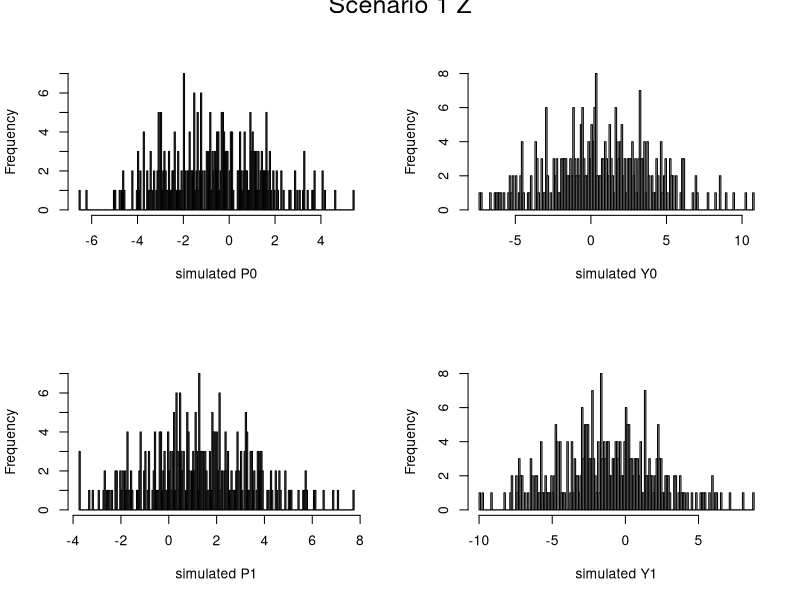
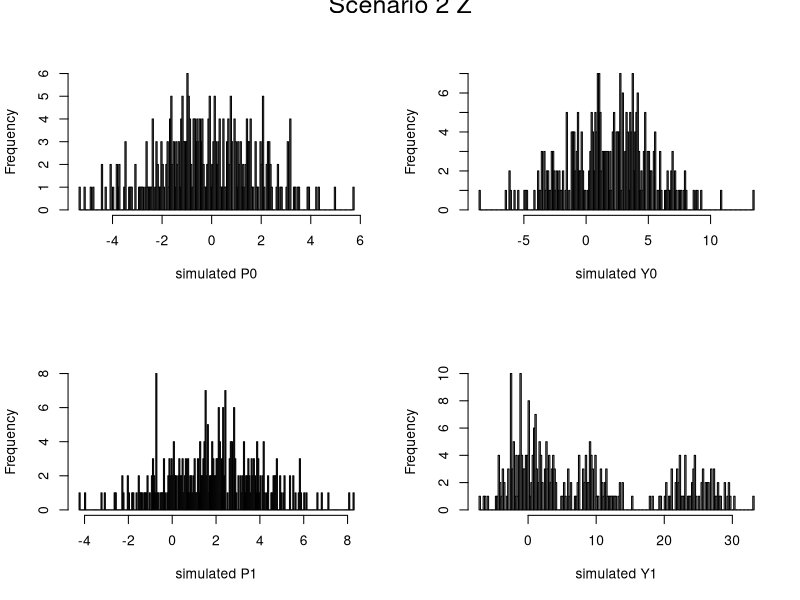
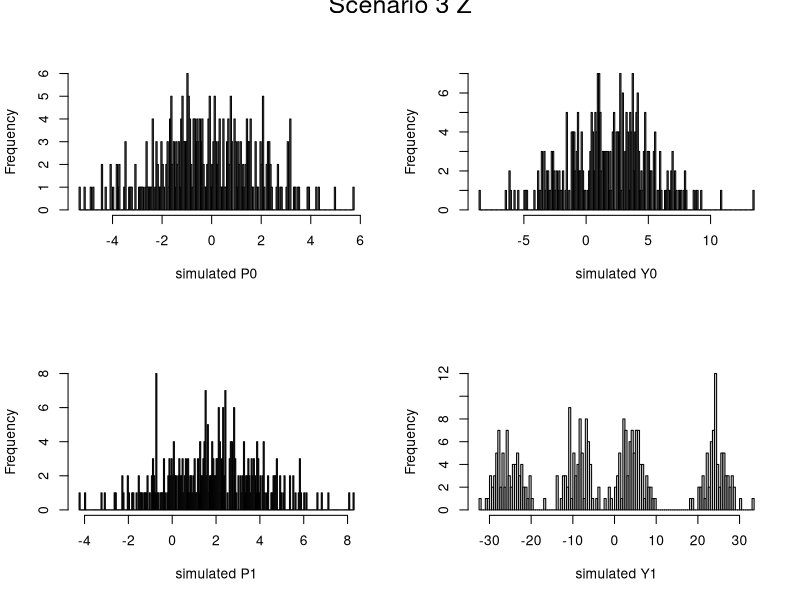

These charts were generated, in order, by the following R code: (Note: this script raises an error after producing the figures.)
P <- 7      # Num of predictors
n <- 300
c <- 1
samples <- 20

sim_1_z <- function(seed, n){
  
  # set seed for reproducibility
  set.seed(seed)
  cov <- list()
  for(i in 1:P){
    cov[[i]] <- rnorm(n,0,1)
  }
  X <- do.call(cbind, cov)
  X <- cbind(1,X)
  
  reg1 <- ifelse(X[,1]< 0, 1, -1 )
  reg2 <- ifelse(X[,2]< 0, -1, 1 )
  
  Tr <- rbinom(n, 1, pnorm(0.5+reg1+reg2-0.5*abs(X[,3]-1)+1.5*X[,4]*X[,5])) # exposure model
  
  P_err <- rnorm(n, 0, 0.1)
  P_1 <- 0.5*reg1 + 0.5*reg2 + 1*2 + (X[,3]+1) + 1.5*X[,4] - exp(0.3*X[,5]) + (X[,5]) + P_err
  P_0 <- 0.5*reg1 + 0.5*reg2 + (0)*2 + (X[,3]+1) + 1.5*X[,4] - exp(0.3*X[,5]) + 1*(0)*(X[,5]) + P_err
  P_mis <- ifelse(Tr==0, P_1, P_0)
  P_obs <- ifelse(Tr==1, P_1, P_0)
  
  
  S <- P_1-P_0 
  
  Y_err <- rnorm(n, 0, 0.3)
  Y_1 <- 1*reg1+1.5*reg2-(S)*1+2*abs(X[,3]+1)   + 2*X[,4]+ exp(0.5*X[,5])-0.5*abs(X[,6]) - 1*abs(X[,7]+1)+Y_err
  Y_0 <- 1*reg1+1.5*reg2-(S)*(0)+2*abs(X[,3]+1) + 2*X[,4]+ exp(0.5*X[,5])-0.5*abs(X[,6]) - 1*abs(X[,7]+1)+Y_err
  Y_mis <- ifelse(Tr==0, Y_1, Y_0)
  Y_obs <- ifelse(Tr==1, Y_1, Y_0)
  
  # save all the information as a list
  return(list(
    data = list(X = X, Tr = Tr, 
                P_obs = P_obs, 
                Y_obs = Y_obs
    ),
    simulated_full = list(P_0 = P_0,
                          P_1 = P_1,
                          Y_0 = Y_0,
                          Y_1 = Y_1)))
}

sim_2_z <- function(seed, n){
  
  # set seed for reproducibility
  set.seed(seed)
  cov <- list()
  for(i in 1:P){
    cov[[i]] <- rnorm(n,0,1)
  }
  X <- do.call(cbind, cov)
  X <- cbind(1,X)
  
  reg1 <- ifelse(X[,2]< 0, 1, -1 )
  reg2 <- ifelse(X[,3]< 0, -1, 1 )
  
  Tr <- rbinom(n, 1, pnorm(0.5+reg1+reg2-0.5*abs(X[,4]-1)+1.5*X[,5]*X[,6])) # exposure model
  
  P_err <- rnorm(n, 0, 0.1)
  P_1 <- 0.5*reg1 + 0.5*reg2 + 1*2 + (X[,4]+1) + 1.5*X[,5] - exp(0.3*X[,6]) + (X[,6]) + P_err
  P_0 <- 0.5*reg1 + 0.5*reg2 + (0)*2 + (X[,4]+1) + 1.5*X[,5] - exp(0.3*X[,6]) + 1*(0)*(X[,6]) + P_err
  P_mis <- ifelse(Tr==0, P_1, P_0)
  P_obs <- ifelse(Tr==1, P_1, P_0)
  
  # Cluster allocation
  V <- matrix(ifelse(reg1 == 1 & reg2 == 1, 1,
                     ifelse(reg1 == -1 & reg2 == -1, 3, 2)), 
              ncol = 1)
  
  S <- P_1-P_0 
  
  Y_err <- rnorm(n, 0, 0.3)
  Y_1 <- ifelse(V == 1, 4*reg1 + 6*reg2,    
                ifelse(V == 2, 1*reg1 + 1.5*reg2,  
                       (-10)*reg1 + (-15)*reg2)) +  
    -(S)*1 + 2*abs(X[,4] + 1) + 2*X[,5] + exp(0.5*X[,6]) - 0.5*abs(X[,7]) - 1*abs(X[,8] + 1) + Y_err
  Y_0 <- 1*reg1+1.5*reg2-(S)*(0)+2*abs(X[,4]+1) + 2*X[,5]+ exp(0.5*X[,6])-0.5*abs(X[,7]) - 1*abs(X[,8]+1)+Y_err
  Y_mis <- ifelse(Tr==0, Y_1, Y_0)
  Y_obs <- ifelse(Tr==1, Y_1, Y_0)
  
  # save all the information as a list
  return(list(
    data = list(X = X, Tr = Tr, 
                P_obs = P_obs, 
                Y_obs = Y_obs
    ),
    simulated_full = list(P_0 = P_0,
                          P_1 = P_1,
                          Y_0 = Y_0,
                          Y_1 = Y_1)))
}


sim_3_z <- function(seed, n){
  
  # set seed for reproducibility
  set.seed(seed)
  cov <- list()
  for(i in 1:P){
    cov[[i]] <- rnorm(n,0,1)
  }
  X <- do.call(cbind, cov)
  X <- cbind(1,X)
  
  reg1 <- ifelse(X[,2]< 0, 1, -1 )
  reg2 <- ifelse(X[,3]< 0, -1, 1 )
  
  Tr <- rbinom(n, 1, pnorm(0.5+reg1+reg2-0.5*abs(X[,4]-1)+1.5*X[,5]*X[,6])) # exposure model
  
  P_err <- rnorm(n, 0, 0.1)
  P_1 <- 0.5*reg1 + 0.5*reg2 + 1*2 + (X[,4]+1) + 1.5*X[,5] - exp(0.3*X[,6]) + (X[,6]) + P_err
  P_0 <- 0.5*reg1 + 0.5*reg2 + (0)*2 + (X[,4]+1) + 1.5*X[,5] - exp(0.3*X[,6]) + 1*(0)*(X[,6]) + P_err
  P_mis <- ifelse(Tr==0, P_1, P_0)
  P_obs <- ifelse(Tr==1, P_1, P_0)
  
  # Cluster allocation
  V <- matrix(ifelse(reg1 == 1 & reg2 == 1, 1,
                     ifelse(reg1 == -1 & reg2 == -1, 4, 
                            ifelse(reg1 == 1 & reg2 == -1, 2,3))), 
              ncol = 1)
  
  S <- P_1-P_0 
  
  Y_err <- rnorm(n, 0, 0.3)
  Y_1 <- ifelse(V == 1, 10*reg1 + 15*reg2,    
                ifelse(V == 2, 5*reg1 + 0.5*reg2,
                       ifelse(V==3, 10*reg1 + 1*reg2,
                              (10)*reg1 + (15)*reg2))) +  
    -(S)*1 + 2*abs(X[,4] + 1) + 2*X[,5] + exp(0.5*X[,6]) - 0.5*abs(X[,7]) - 1*abs(X[,8] + 1) + Y_err
  Y_0 <- 1*reg1+1.5*reg2-(S)*(0)+2*abs(X[,4]+1) + 2*X[,5]+ exp(0.5*X[,6])-0.5*abs(X[,7]) - 1*abs(X[,8]+1)+Y_err
  Y_mis <- ifelse(Tr==0, Y_1, Y_0)
  Y_obs <- ifelse(Tr==1, Y_1, Y_0)
  
  # save all the information as a list
  return(list(
    data = list(X = X, Tr = Tr, 
                P_obs = P_obs, 
                Y_obs = Y_obs
    ),
    simulated_full = list(P_0 = P_0,
                          P_1 = P_1,
                          Y_0 = Y_0,
                          Y_1 = Y_1)))
}



scenario_1_z <- lapply(1:samples, function(c) sim_1_z(seed = c, n = n))
scenario_2_z <- lapply(1:samples, function(c) sim_2_z(seed = c, n = n))
scenario_3_z <- lapply(1:samples, function(c) sim_3_z(seed = c, n = n))

plot_sim <- function(scenario,title){
  par(mfrow=c(2,2))
  hist(scenario$simulated_full$P_0, breaks = 200, main=NULL, xlab="simulated P0")
  hist(scenario$simulated_full$Y_0, breaks = 200, main=NULL, xlab="simulated Y0")
  hist(scenario$simulated_full$P_1, breaks = 200, main=NULL, xlab="simulated P1")
  hist(scenario$simulated_full$Y_1, breaks = 200, main=NULL, xlab="simulated Y1")
  mtext(title, side=3, outer=TRUE, line=-1, cex=1.5)
}
plot_sim(scenario=scenario_1_z[[1]],title="Scenario 1 Z")
plot_sim(scenario=scenario_2_z[[1]],title="Scenario 2 Z")
plot_sim(scenario=scenario_3_z[[1]],title="Scenario 3 Z")



library(parallel)

Gibbs_parallel_Zigler<- function(data, R=5000, burnin=5000, dim_cluster=10){
  
  return(StrataBayes_Gibbs(X=data[["data"]][["X"]],
                           X_w=data[["data"]][["X"]], 
                           Tr=data[["data"]][["Tr"]], 
                           P=data[["data"]][["P_obs"]],
                           Y=data[["data"]][["Y_obs"]],
                           sigma_beta=NULL, mu_beta=NULL, 
                           gamma_1=1, gamma_2=1,
                           lambda_eta=NULL, mu_eta=NULL,
                           gamma_y_1=1, gamma_y_2=1,
                           mu_eps = NULL, sigma_eps = NULL,
                           R=R, burnin=burnin,
                           dim_cluster=dim_cluster))
}


model_1_zigler <- mclapply(scenario_1_z, Gibbs_parallel_Zigler,
                            R=5000, burnin=5000,
                            dim_cluster=10,
                            mc.cores = 5)
model_2_zigler <- mclapply(scenario_2_z, Gibbs_parallel_Zigler,
                           R=5000, burnin=5000,
                           dim_cluster=10,
                           mc.cores = 5)
model_3_zigler <- mclapply(scenario_3_z, Gibbs_parallel_Zigler,
                           R=5000, burnin=5000,
                           dim_cluster=10,
                           mc.cores = 5)


#############################################################################

# bias and MSE estimation 

bias_funct<-function(data_sim, model_est){
  
  samples= length(model_est)
  
  ATE_Y <- sapply(1:samples, function(s)
    mean(data_sim[[s]]$simulated_full$Y_1 - data_sim[[s]]$simulated_full$Y_0 -
           (apply(model_est[[s]]$Y1_POST,1, median)-
              apply(model_est[[s]]$Y0_POST,1, median))))
  ATE_P <- sapply(1:samples, function(s)
    mean(data_sim[[s]]$simulated_full$P_1 - data_sim[[s]]$simulated_full$P_0 -
           (apply(model_est[[s]]$P1_POST,1, median)-
              apply(model_est[[s]]$P0_POST,1, median))))
  bias_P0 <- sapply(1:samples, function(s)
    mean(data_sim[[s]]$simulated_full$P_0 - apply(model_est[[s]]$P0_POST,1, median)))
  bias_P1 <- sapply(1:samples, function(s)
    mean(data_sim[[s]]$simulated_full$P_1 - apply(model_est[[s]]$P1_POST,1, median))) 
  bias_Y0 <- sapply(1:samples, function(s)
    mean(data_sim[[s]]$simulated_full$Y_0 - apply(model_est[[s]]$Y0_POST,1, median)))
  bias_Y1 <- sapply(1:samples, function(s)
    mean(data_sim[[s]]$simulated_full$Y_1 - apply(model_est[[s]]$Y1_POST,1, median)))
  
  return(list(bias_ATE_Y = ATE_Y, bias_ATE_P = ATE_P, 
              bias_P0 = bias_P0, bias_P1=bias_P1, 
              bias_Y0=bias_Y0, bias_Y1=bias_Y1))
}

bias_1_z = bias_funct(data_sim = scenario_1_z, 
                      model_est=model_1_zigler)
bias_2_z = bias_funct(data_sim = scenario_2_z, 
                      model_est=model_2_zigler)
bias_3_z = bias_funct(data_sim = scenario_3_z, 
                      model_est=model_3_zigler)

boxplot_func <-function(data, name_bias, dim_setttings){
  colour_palette=c("#FAD401","#E09600","#E06100","#E02700","#FA31E5","#B600FA","#5D00F5")
  
  boxplot(bias ~ set, data=data, 
          main=name_bias, ylab="bias", xlab="Scenarios",
          col=colour_palette[1:dim_setttings])
  abline(h=0, col="green")
}

boxplot_allbias<-function(biases){
  
  dim_setttings=length(biases)
  
  bias_ATE_Y_all <- cbind(bias=c(sapply(biases, function(j) j$bias_ATE_Y)), 
                          set=rep(1:dim_setttings, each=samples))
  bias_ATE_P_all <- cbind(bias=c(sapply(biases, function(j) j$bias_ATE_P)), 
                          set=rep(1:dim_setttings, each=samples))
  bias_P0_all <- cbind(bias=c(sapply(biases, function(j) j$bias_P0)), 
                       set=rep(1:dim_setttings, each=samples))
  bias_P1_all <- cbind(bias=c(sapply(biases, function(j) j$bias_P1)), 
                       set=rep(1:dim_setttings, each=samples))
  bias_Y0_all <- cbind(bias=c(sapply(biases, function(j) j$bias_Y0)), 
                       set=rep(1:dim_setttings, each=samples))
  bias_Y1_all <- cbind(bias=c(sapply(biases, function(j) j$bias_Y1)), 
                       set=rep(1:dim_setttings, each=samples))
  
  par(mfrow=c(2,3))
  boxplot_func(data=bias_P0_all, 
               name_bias="bias P0", 
               dim_setttings)
  boxplot_func(data=bias_P1_all, 
               name_bias="bias P1", 
               dim_setttings)
  boxplot_func(data=bias_ATE_P_all, 
               name_bias="bias ATE P", 
               dim_setttings)
  boxplot_func(data=bias_Y0_all, 
               name_bias="bias Y0", 
               dim_setttings)
  boxplot_func(data=bias_Y1_all, 
               name_bias="bias Y1", 
               dim_setttings)
  boxplot_func(data=bias_ATE_Y_all, 
               name_bias="bias ATE Y", 
               dim_setttings)
}


boxplot_allbias(biases=list(bias_1, bias_2_correct, bias_2_all, bias_1_z,bias_2_z, bias_3_z))


##############################################################################

# clusters analysis

cluster_estimated<-function(estimation){
  
  V0_vi_clusters <- sapply(1:samples, function(i) 
    max(estimation[[i]]$estimation_partition_V0$cluster_post_vi))
  V0_binder_clusters <- sapply(1:samples, function(i) 
    max(estimation[[i]]$estimation_partition_V0$cluster_post_binder))
  V1_vi_clusters <- sapply(1:samples, function(i) 
    max(estimation[[i]]$estimation_partition_V1$cluster_post_vi))
  V1_binder_clusters <- sapply(1:samples, function(i) 
    max(estimation[[i]]$estimation_partition_V1$cluster_post_binder))
  
  par(mfrow=c(2,2))
  barplot(table(V0_vi_clusters), main="V(0) - VI")
  barplot(table(V0_binder_clusters), main="V(0) - Binder")
  barplot(table(V1_vi_clusters), main="V(1) - VI")
  barplot(table(V1_binder_clusters), main="V(1) - Binder")
  
  return(list(V0_vi_clusters = V0_vi_clusters, V0_binder_clusters = V0_binder_clusters,
              V1_vi_clusters = V1_vi_clusters, V1_binder_clusters = V1_binder_clusters))
}

cluster_estimated(model_setting_1)
cluster_estimated(model_setting_2_all)
cluster_estimated(model_setting_2_correct)
cluster_estimated(model_1_zigler)
cluster_estimated(model_2_zigler)
cluster_estimated(model_3_zigler)
